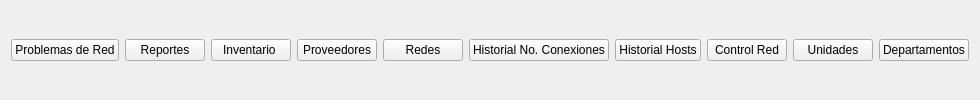
                  <widget class="QWidget" name="widget_22" native="true">
                   <layout class="QHBoxLayout" name="horizontalLayout_41">
                    <item>
                     <widget class="QPushButton" name="G_PR">
                      <property name="text">
                       <string>Problemas de Red</string>
                      </property>
                     </widget>
                    </item>
                    <item>
                     <widget class="QPushButton" name="G_R">
                      <property name="text">
                       <string>Reportes</string>
                      </property>
                     </widget>
                    </item>
                    <item>
                     <widget class="QPushButton" name="G_I">
                      <property name="text">
                       <string>Inventario </string>
                      </property>
                     </widget>
                    </item>
                    <item>
                     <widget class="QPushButton" name="G_P">
                      <property name="text">
                       <string>Proveedores</string>
                      </property>
                     </widget>
                    </item>
                    <item>
                     <widget class="QPushButton" name="G_RD">
                      <property name="text">
                       <string>Redes</string>
                      </property>
                     </widget>
                    </item>
                    <item>
                     <widget class="QPushButton" name="G_C">
                      <property name="text">
                       <string>Historial No. Conexiones</string>
                      </property>
                     </widget>
                    </item>
                    <item>
                     <widget class="QPushButton" name="G_H">
                      <property name="text">
                       <string>Historial Hosts</string>
                      </property>
                     </widget>
                    </item>
                    <item>
                     <widget class="QPushButton" name="G_CR">
                      <property name="text">
                       <string>Control Red</string>
                      </property>
                     </widget>
                    </item>
                    <item>
                     <widget class="QPushButton" name="G_SU">
                      <property name="text">
                       <string>Unidades</string>
                      </property>
                     </widget>
                    </item>
                    <item>
                     <widget class="QPushButton" name="G_D">
                      <property name="text">
                       <string>Departamentos</string>
                      </property>
                     </widget>
                    </item>
                   </layout>
                  </widget>
